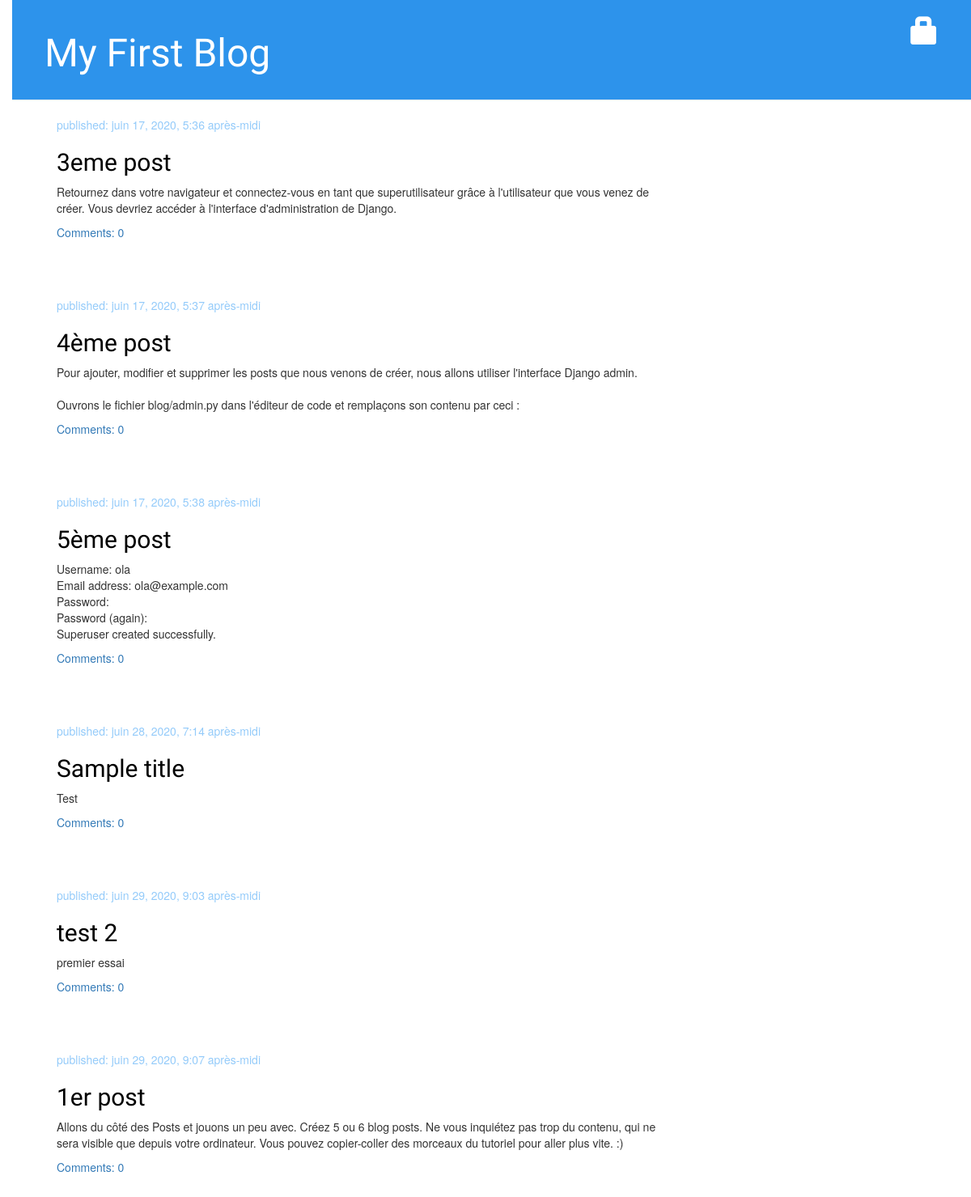
The app's page /, older data.
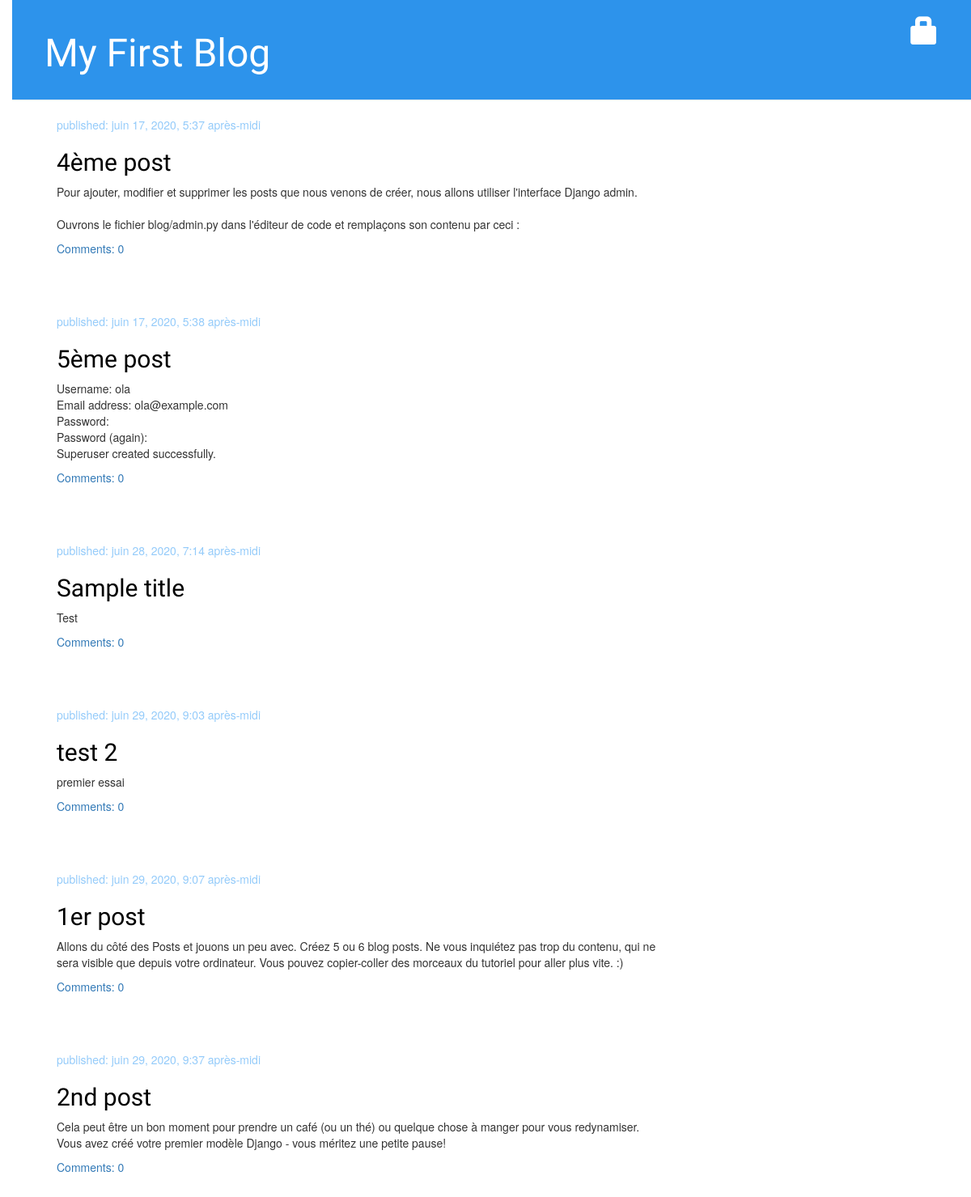
The same page, newer data.
### blog/models.py (models this page shows, shortened)
class Post(models.Model):
    author = models.ForeignKey(settings.AUTH_USER_MODEL, on_delete=models.CASCADE)
    title = models.CharField(max_length=200)
    text = models.TextField()
    created_date = models.DateTimeField(default=timezone.now)
    published_date = models.DateTimeField(blank=True, null=True)
    def approved_comments(self):
        return self.comments.filter(approved_comment=True)

### blog/views.py (the view)
# urls.py: path('', views.post_list, name='post_list'),
def post_list(request):
    posts = Post.objects.filter(published_date__lte=timezone.now()).order_by('published_date')
    return render(request, 'blog/post_list.html', {'posts': posts})

### blog/templates/blog/post_list.html
{% extends 'blog/base.html' %}
{% block content %}
    {% for post in posts %}
        <div class="post">
            <div class="date">
                <p>published: {{ post.published_date }}</p>
            </div>
            <h2><a href="{% url 'post_detail' pk=post.pk %}">{{ post.title }}</a></h2>
            <p>{{ post.text|linebreaksbr }}</p>
            <a href="{% url 'post_detail' pk=post.pk %}">Comments: {{ post.approved_comments.count }}</a>
        </div>
    {% endfor %}
{% endblock %}

### blog/templates/blog/base.html (shortened to what this page needs)
{% load static %}
<html>
    <head>
        <link rel="stylesheet" href="//maxcdn.bootstrapcdn.com/bootstrap/3.2.0/css/bootstrap.min.css">
        <link rel="stylesheet" href="//maxcdn.bootstrapcdn.com/bootstrap/3.2.0/css/bootstrap-theme.min.css">
        <link rel="stylesheet" href="{% static 'css/blog.css' %}">
    </head>
    <body>
        <div class="page-header">
            {% if user.is_authenticated %}
                <a href="{% url 'post_new' %}" class="top-menu"><span class="glyphicon glyphicon-plus"></span></a>
                <a href="{% url 'post_draft_list' %}" class="top-menu"><span class="glyphicon glyphicon-edit"></span></a>
                <p class="top-menu">Hello {{ user.username }} <small>(<a href="{% url 'logout' %}">Log out</a>)</small></p>
            {% else %}
                <a href="{% url 'login' %}" class="top-menu"><span class="glyphicon glyphicon-lock"></span></a>
            {% endif %}
            <h1><a href="/">My First Blog</a></h1>
        </div>
        <div class="content container">
            <div class="row">
                <div class="col-md-8">
                {% block content %}
                {% endblock %}
                </div>
            </div>
        </div>
    </body>
</html>

### blog/static/css/blog.css (style rules this page uses)
h1 a, h2 a { color: #41A6FF; font-family: 'Lobster'; }
body { padding-left: 15px; }
.page-header { background-color: #2D93EB; margin-top: 0; padding: 20px 20px 20px 40px; }
.page-header h1, .page-header h1 a, .page-header h1 a:visited, .page-header h1 a:active { color: #ffffff; font-size: 36pt; text-decoration: none; }
.content { margin-left: 40px; }
h1, h2, h3, h4 { font-family: 'Lobster', cursive; }
.date { color: #94CBFA; }
.top-menu, .top-menu:hover, .top-menu:visited { color: #ffffff; float: right; font-size: 26pt; margin-right: 20px; }
.post { margin-bottom: 70px; }
.post h2 a, .post h2 a:visited { color: #000000; }

Row changes from the older to the newer data that the page shows:
removed Post: published_date "juin 17, 2020, 5:36 après-midi", title "3eme post", text "Retournez dans votre navigateur et connectez-vous en tant que superutilisateur grâce à l'utilisateur que vous venez de créer. Vous devriez accéder à l'interface d'administration de Django.", approved_comments.count "0"
now on this page (row edited): Post: published_date "juin 29, 2020, 9:37 après-midi", title "2nd post", text "Cela peut être un bon moment pour prendre un café (ou un thé) ou quelque chose à manger pour vous redynamiser. Vous avez créé votre premier modèle Django - vous méritez une petite pause!", approved_comments.count "0"
